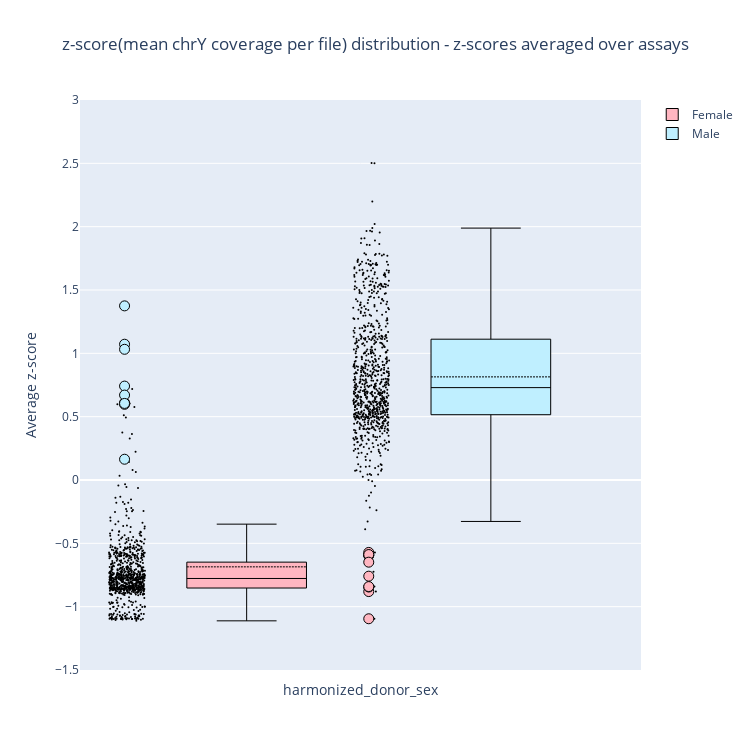

Notebook code for this chart:
### Code cell
zscore_merged_assays(
    zscore_df=cross_val_analysis,
    sex_mislabels=create_mislabel_corrector(paper_dir)[1][SEX],
)

### Figure 1 — Plotly figure (JSON) as saved in the notebook; plotly's stock layout.template omitted (floating-point values rounded to 4 significant figures; data arrays with more than 128 entries replaced by an {"elided": "..."} marker saying what was removed)
{"data": [{"boxmean": true, "boxpoints": "all", "fillcolor": "rgb(255,182,193)", "hovertemplate": "%{text}", "line": {"color": "black", "width": 1}, "marker": {"size": 2}, "name": "Female", "pointpos": -2, "showlegend": true, "text": {"elided": "853 str values"}, "type": "box", "x": {"elided": "853 int values"}, "y": {"elided": "853 float values"}}, {"boxmean": true, "boxpoints": "all", "fillcolor": "rgb(191,239,255)", "hovertemplate": "%{text}", "line": {"color": "black", "width": 1}, "marker": {"size": 2}, "name": "Male", "pointpos": -2, "showlegend": true, "text": {"elided": "939 str values"}, "type": "box", "x": {"elided": "853 int values"}, "y": {"elided": "939 float values"}}, {"hovertemplate": "%{text}", "marker": {"color": "rgb(191,239,255)", "line": {"color": "black", "width": 1}, "size": 10}, "mode": "markers", "name": "Male", "showlegend": false, "text": ["IHECRE00000019.3: <z-score>=0.609", "IHECRE00000112.3: <z-score>=0.741", "IHECRE00000171.3: <z-score>=0.164", "IHECRE00000191.3: <z-score>=1.072", "IHECRE00001290.1: <z-score>=0.670", "IHECRE00001407.1: <z-score>=1.032", "IHECRE00002187.1: <z-score>=0.597", "IHECRE00002584.1: <z-score>=0.604", "IHECRE00002657.1: <z-score>=1.375"], "type": "scatter", "x": [-0.5, -0.5, -0.5, -0.5, -0.5, -0.5, -0.5, -0.5, -0.5], "y": [0.6094, 0.7414, 0.164, 1.072, 0.6704, 1.032, 0.5975, 0.6045, 1.375]}, {"hovertemplate": "%{text}", "marker": {"color": "rgb(255,182,193)", "line": {"color": "black", "width": 1}, "size": 10}, "mode": "markers", "name": "Female", "showlegend": false, "text": ["IHECRE00000049.3: <z-score>=-0.881", "IHECRE00000184.3: <z-score>=-0.845", "IHECRE00000193.3: <z-score>=-0.841", "IHECRE00000349.2: <z-score>=-0.572", "IHECRE00000951.7: <z-score>=-0.595", "IHECRE00002235.1: <z-score>=-0.759", "IHECRE00002479.1: <z-score>=-0.592", "IHECRE00002502.1: <z-score>=-0.589", "IHECRE00003272.2: <z-score>=-1.095", "IHECRE00004876.1: <z-score>=-0.649"], "type": "scatter", "x": [0.5, 0.5, 0.5, 0.5, 0.5, 0.5, 0.5, 0.5, 0.5, 0.5], "y": [-0.8809, -0.8449, -0.8415, -0.5716, -0.5953, -0.7592, -0.5924, -0.5886, -1.095, -0.6488]}], "layout": {"height": 750, "title": {"text": "z-score(mean chrY coverage per file) distribution - z-scores averaged over assays", "x": 0.5}, "width": 750, "xaxis": {"showticklabels": false, "title": {"text": "harmonized_donor_sex"}}, "yaxis": {"range": [-1.5, 3], "title": {"text": "Average z-score"}}}}
